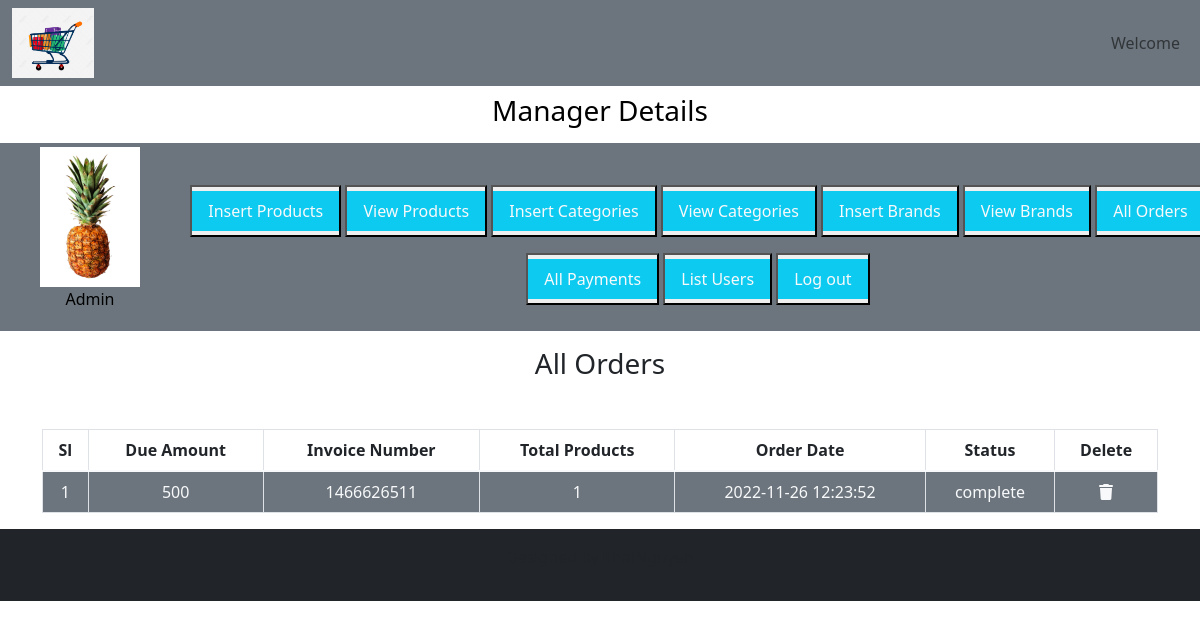
The page /webapp/admin_area/index.php?list_orders on the database its author committed.
### tables this page shows
CREATE TABLE `user_orders` (
  `order_id` int(11) NOT NULL,
  `user_id` int(11) NOT NULL,
  `amount_due` int(255) NOT NULL,
  `invoice_number` int(255) NOT NULL,
  `total_products` int(255) NOT NULL,
  `order_date` timestamp NOT NULL DEFAULT current_timestamp() ON UPDATE current_timestamp(),
  `order_status` varchar(255) NOT NULL
);

### webapp/admin_area/list_orders.php (the view, shortened to what this page needs)
<h3 class="text-center text-dark">All Orders</h3>
<table class="table table-bordered mt-5 text-center">
    <thead>
        <?php
        $get_orders = "SELECT * FROM user_orders";
        $result = mysqli_query($con, $get_orders);
        $row_count = mysqli_num_rows($result);
        if ($row_count == 0) {
            echo "<h2 class='bg-secondary text-center mt-5'>No Orders yet</h2>";
        } else {
            echo   "<tr>
    <th>Sl</th>
    <th>Due Amount</th>
    <th>Invoice Number</th>
    <th>Total Products</th>
    <th>Order Date</th>
    <th>Status</th>
    <th>Delete</th>
</tr>
</thead>
<tbody class='bg-secondary text-light text-center'>";
            $number = 0;
            while ($row_data = mysqli_fetch_assoc($result)) {
                $amount_due = $row_data['amount_due'];
                $invoice_number = $row_data['invoice_number'];
                $total_products = $row_data['total_products'];
                $order_date = $row_data['order_date'];
                $order_status = $row_data['order_status'];
                $number++;
                echo " <tr>
                <td>$number</td>
                <td>$amount_due</td>
                <td>$invoice_number</td>
                <td>$total_products</td>
                <td>$order_date</td>
                <td>$order_status</td>
                <td><a href=''class='text-light'><i class='fa-solid fa-trash'></i></a></td>
            </tr>";
            }
        }
        ?>
        </tbody>
</table>

### webapp/style.css (style rules this page uses)
* { margin: 0; padding: 0; box-sizing: border-box; }

### webapp/admin_area/index.php (style rules this page uses)
body { overflow-x: hidden; }

### rows shown on the page
user_orders: amount_due "500", invoice_number "1466626511", total_products "1", order_date "2022-11-26 12:23:52", order_status "complete"
